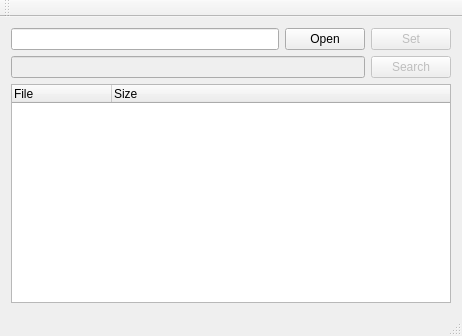
<?xml version="1.0" encoding="UTF-8"?>
<ui version="4.0">
 <class>MainWindow</class>
 <widget class="QMainWindow" name="MainWindow">
  <property name="geometry">
   <rect>
    <x>0</x>
    <y>0</y>
    <width>462</width>
    <height>336</height>
   </rect>
  </property>
  <property name="windowTitle">
   <string>MainWindow</string>
  </property>
  <widget class="QWidget" name="centralWidget">
   <layout class="QVBoxLayout" name="verticalLayout">
    <item>
     <layout class="QHBoxLayout" name="horizontalLayout">
      <item>
       <widget class="QLineEdit" name="folderInput"/>
      </item>
      <item>
       <widget class="QPushButton" name="openBtn">
        <property name="text">
         <string>Open</string>
        </property>
       </widget>
      </item>
      <item>
       <widget class="QPushButton" name="setBtn">
        <property name="enabled">
         <bool>false</bool>
        </property>
        <property name="text">
         <string>Set</string>
        </property>
       </widget>
      </item>
     </layout>
    </item>
    <item>
     <layout class="QHBoxLayout" name="horizontalLayout_2">
      <item>
       <widget class="QLineEdit" name="searchInput">
        <property name="enabled">
         <bool>false</bool>
        </property>
       </widget>
      </item>
      <item>
       <widget class="QPushButton" name="searchBtn">
        <property name="enabled">
         <bool>false</bool>
        </property>
        <property name="text">
         <string>Search</string>
        </property>
       </widget>
      </item>
     </layout>
    </item>
    <item>
     <widget class="QTreeWidget" name="treeWidget">
      <column>
       <property name="text">
        <string>File</string>
       </property>
      </column>
      <column>
       <property name="text">
        <string>Size</string>
       </property>
       <property name="textAlignment">
        <set>AlignLeading|AlignVCenter</set>
       </property>
      </column>
     </widget>
    </item>
   </layout>
  </widget>
  <widget class="QMenuBar" name="menuBar">
   <property name="geometry">
    <rect>
     <x>0</x>
     <y>0</y>
     <width>462</width>
     <height>21</height>
    </rect>
   </property>
  </widget>
  <widget class="QToolBar" name="mainToolBar">
   <attribute name="toolBarArea">
    <enum>TopToolBarArea</enum>
   </attribute>
   <attribute name="toolBarBreak">
    <bool>false</bool>
   </attribute>
  </widget>
  <widget class="QStatusBar" name="statusBar"/>
 </widget>
 <layoutdefault spacing="6" margin="11"/>
 <resources/>
 <connections/>
</ui>
